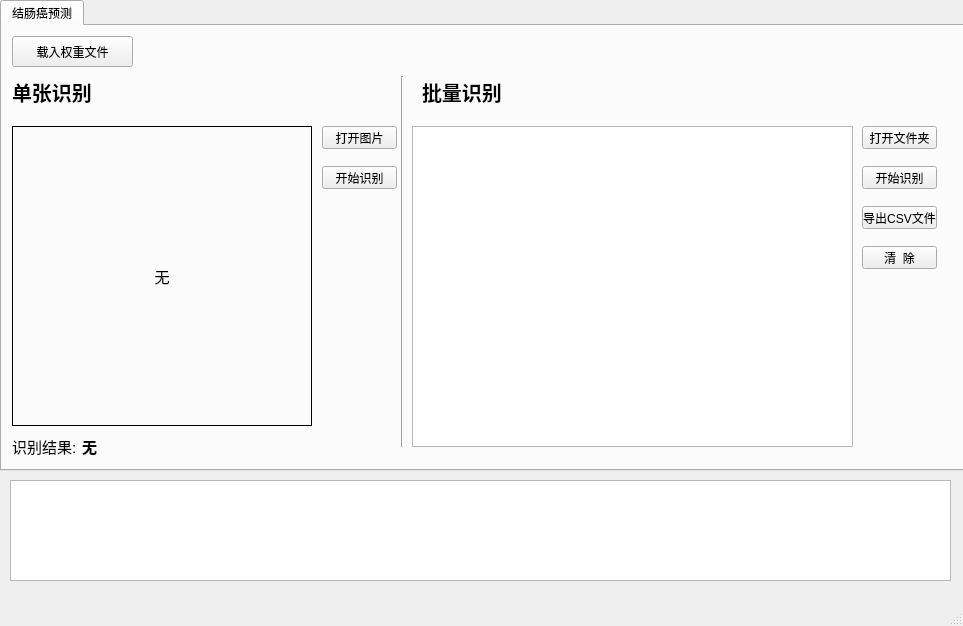
<?xml version="1.0" encoding="UTF-8"?>
<ui version="4.0">
 <class>MainWindow</class>
 <widget class="QMainWindow" name="MainWindow">
  <property name="geometry">
   <rect>
    <x>0</x>
    <y>0</y>
    <width>963</width>
    <height>626</height>
   </rect>
  </property>
  <property name="windowTitle">
   <string>MainWindow</string>
  </property>
  <widget class="QWidget" name="mainTab">
   <property name="layoutDirection">
    <enum>Qt::LeftToRight</enum>
   </property>
   <widget class="QTabWidget" name="colon">
    <property name="geometry">
     <rect>
      <x>0</x>
      <y>0</y>
      <width>992</width>
      <height>471</height>
     </rect>
    </property>
    <property name="currentIndex">
     <number>0</number>
    </property>
    <widget class="QWidget" name="Colon">
     <attribute name="title">
      <string>结肠癌预测</string>
     </attribute>
     <widget class="QLabel" name="colonSingleImage">
      <property name="geometry">
       <rect>
        <x>10</x>
        <y>100</y>
        <width>300</width>
        <height>300</height>
       </rect>
      </property>
      <property name="font">
       <font>
        <family>AcadEref</family>
        <pointsize>11</pointsize>
       </font>
      </property>
      <property name="frameShape">
       <enum>QFrame::Box</enum>
      </property>
      <property name="text">
       <string>无</string>
      </property>
      <property name="alignment">
       <set>Qt::AlignCenter</set>
      </property>
     </widget>
     <widget class="QPushButton" name="colonSingleOpenImage">
      <property name="geometry">
       <rect>
        <x>320</x>
        <y>100</y>
        <width>75</width>
        <height>23</height>
       </rect>
      </property>
      <property name="text">
       <string>打开图片</string>
      </property>
     </widget>
     <widget class="QLabel" name="colonSinglePredict">
      <property name="geometry">
       <rect>
        <x>10</x>
        <y>410</y>
        <width>71</width>
        <height>21</height>
       </rect>
      </property>
      <property name="font">
       <font>
        <pointsize>11</pointsize>
       </font>
      </property>
      <property name="text">
       <string>识别结果:</string>
      </property>
     </widget>
     <widget class="QLabel" name="colonSinglePredict_text">
      <property name="geometry">
       <rect>
        <x>80</x>
        <y>410</y>
        <width>61</width>
        <height>21</height>
       </rect>
      </property>
      <property name="font">
       <font>
        <pointsize>11</pointsize>
        <weight>75</weight>
        <bold>true</bold>
       </font>
      </property>
      <property name="text">
       <string>无</string>
      </property>
     </widget>
     <widget class="QPushButton" name="colonBatchOpenDir">
      <property name="geometry">
       <rect>
        <x>860</x>
        <y>100</y>
        <width>75</width>
        <height>23</height>
       </rect>
      </property>
      <property name="text">
       <string>打开文件夹</string>
      </property>
     </widget>
     <widget class="QTextEdit" name="colonBatchPredict">
      <property name="geometry">
       <rect>
        <x>410</x>
        <y>100</y>
        <width>441</width>
        <height>321</height>
       </rect>
      </property>
      <property name="layoutDirection">
       <enum>Qt::LeftToRight</enum>
      </property>
      <property name="textInteractionFlags">
       <set>Qt::TextSelectableByKeyboard|Qt::TextSelectableByMouse</set>
      </property>
     </widget>
     <widget class="Line" name="line">
      <property name="geometry">
       <rect>
        <x>390</x>
        <y>50</y>
        <width>20</width>
        <height>371</height>
       </rect>
      </property>
      <property name="orientation">
       <enum>Qt::Vertical</enum>
      </property>
     </widget>
     <widget class="QLabel" name="colonSingle">
      <property name="geometry">
       <rect>
        <x>10</x>
        <y>50</y>
        <width>91</width>
        <height>31</height>
       </rect>
      </property>
      <property name="font">
       <font>
        <pointsize>15</pointsize>
        <weight>75</weight>
        <bold>true</bold>
       </font>
      </property>
      <property name="text">
       <string>单张识别</string>
      </property>
     </widget>
     <widget class="QLabel" name="colonBatch">
      <property name="geometry">
       <rect>
        <x>420</x>
        <y>50</y>
        <width>91</width>
        <height>31</height>
       </rect>
      </property>
      <property name="font">
       <font>
        <pointsize>15</pointsize>
        <weight>75</weight>
        <bold>true</bold>
       </font>
      </property>
      <property name="text">
       <string>批量识别</string>
      </property>
     </widget>
     <widget class="QPushButton" name="colonSingleBeginPredict">
      <property name="geometry">
       <rect>
        <x>320</x>
        <y>140</y>
        <width>75</width>
        <height>23</height>
       </rect>
      </property>
      <property name="text">
       <string>开始识别</string>
      </property>
     </widget>
     <widget class="QPushButton" name="colonBatchBeginPredict">
      <property name="geometry">
       <rect>
        <x>860</x>
        <y>140</y>
        <width>75</width>
        <height>23</height>
       </rect>
      </property>
      <property name="text">
       <string>开始识别</string>
      </property>
     </widget>
     <widget class="QPushButton" name="colonBatchSaveCSV">
      <property name="geometry">
       <rect>
        <x>860</x>
        <y>180</y>
        <width>75</width>
        <height>23</height>
       </rect>
      </property>
      <property name="text">
       <string>导出CSV文件</string>
      </property>
     </widget>
     <widget class="QPushButton" name="colonLoadModel">
      <property name="geometry">
       <rect>
        <x>10</x>
        <y>10</y>
        <width>121</width>
        <height>31</height>
       </rect>
      </property>
      <property name="text">
       <string>载入权重文件</string>
      </property>
     </widget>
     <widget class="QPushButton" name="colonBatchClear">
      <property name="geometry">
       <rect>
        <x>860</x>
        <y>220</y>
        <width>75</width>
        <height>23</height>
       </rect>
      </property>
      <property name="text">
       <string>清  除</string>
      </property>
     </widget>
    </widget>
   </widget>
   <widget class="QTextEdit" name="message">
    <property name="geometry">
     <rect>
      <x>10</x>
      <y>480</y>
      <width>941</width>
      <height>101</height>
     </rect>
    </property>
    <property name="layoutDirection">
     <enum>Qt::LeftToRight</enum>
    </property>
    <property name="textInteractionFlags">
     <set>Qt::TextSelectableByKeyboard|Qt::TextSelectableByMouse</set>
    </property>
   </widget>
  </widget>
  <widget class="QStatusBar" name="statusbar"/>
 </widget>
 <resources/>
 <connections/>
</ui>
